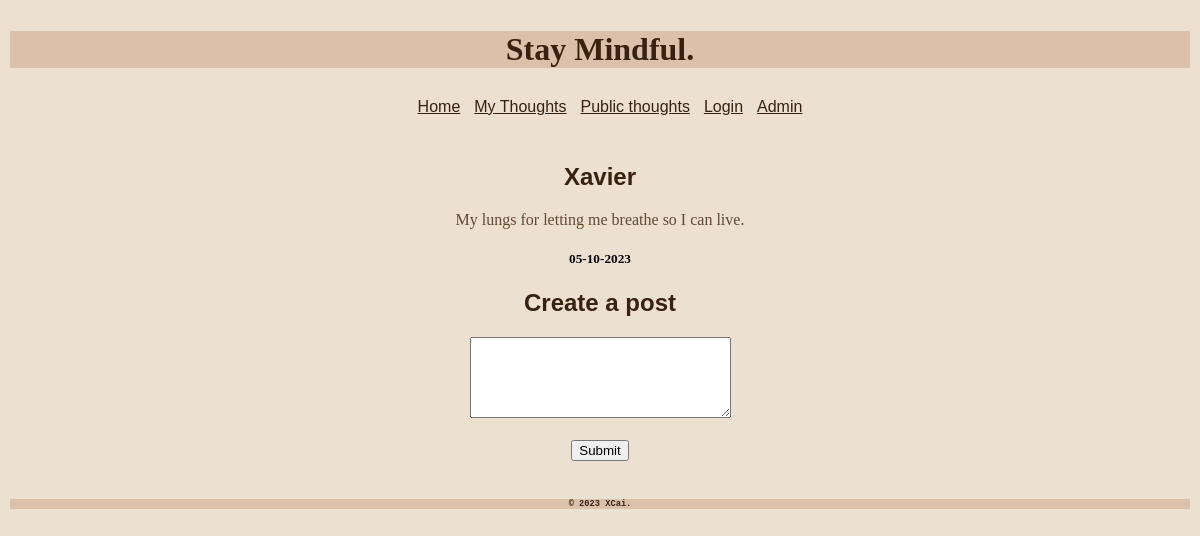
/my_posts (signed in), run on an earlier commit of the app's database.
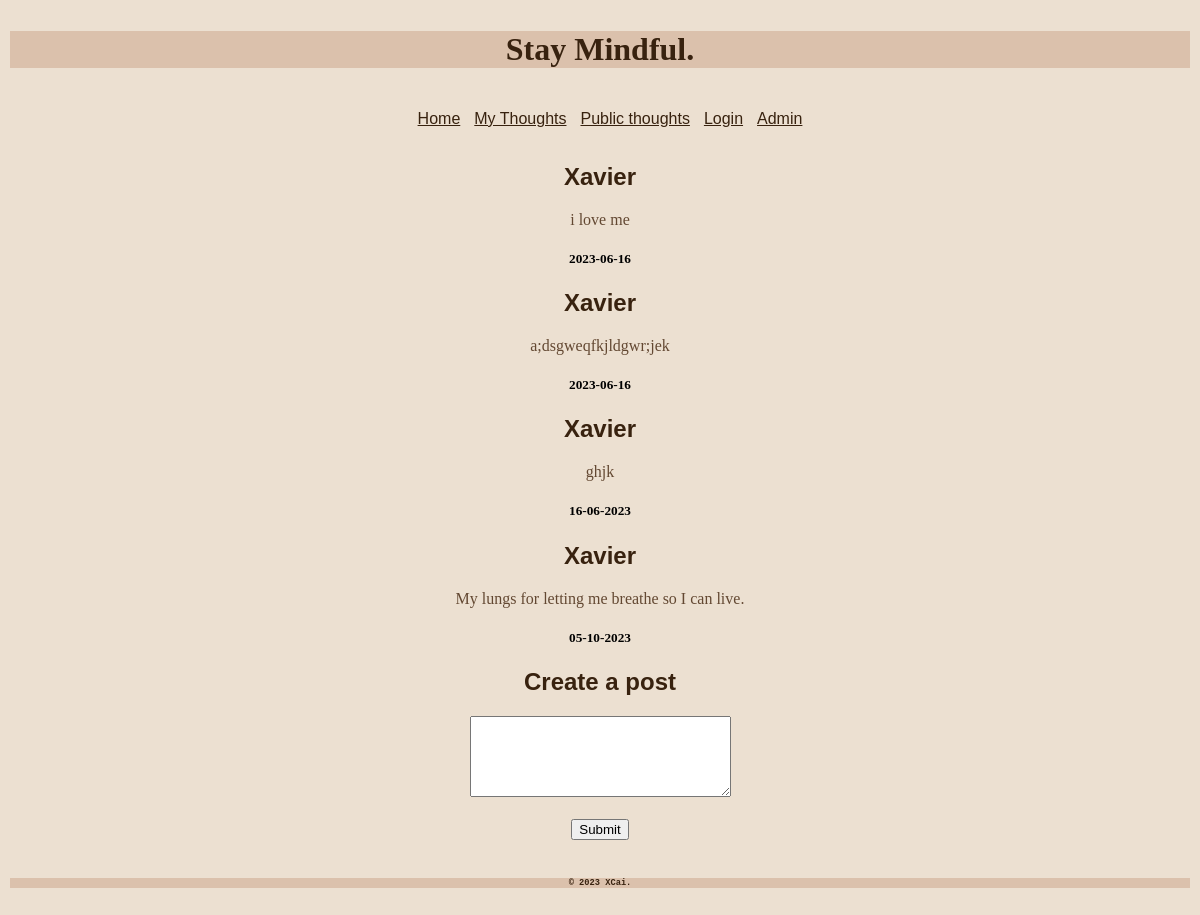
And on a later commit of the database.
### tables this page shows
CREATE TABLE Gratitude_idea (id INTEGER PRIMARY KEY, date TEXT, username TEXT, content TEXT, like_count INTEGER, favorited INTEGER);

### routes.py (the view)
@app.route('/my_posts', methods=['GET'])
def my_posts():
    if 'username' in session:
        print("logged in")
        conn = sqlite3.connect("mindful.db")
        cur = conn.cursor()
        sql = 'SELECT * FROM Gratitude_idea WHERE username = ? ORDER BY date DESC'
        cur.execute(sql, (session['username'],))
        results = cur.fetchall()
        return render_template("my_posts.html", results = results)
    else:
        print("not logged in")
        return redirect("loginpage")

### templates/my_posts.html
{% extends 'layout.html' %}
{% block content %}
{% for results in results %}
<h2>
{{ results[2] }}
</h2>
<p>
{{ results[3] }}
</p>
<h5>
{{ results[1] }}
</h5>
{% endfor %}
<form action="/post_idea" method="post">
    <h2><label for="post_idea">Create a post</label></h2>
    <textarea required name="post_idea" id="post_idea" cols="30" rows="5" maxlength="120"></textarea>
    <br><br>
    <button>Submit</button>
</form>
{% endblock %}

What changed in the data, as far as the page shows it:
now on this page (row edited): Gratitude_idea: username "Xavier", content "i love me", date "2023-06-16"
added Gratitude_idea: username "Xavier", content "a;dsgweqfkjldgwr;jek", date "2023-06-16"
added Gratitude_idea: username "Xavier", content "ghjk", date "16-06-2023"
